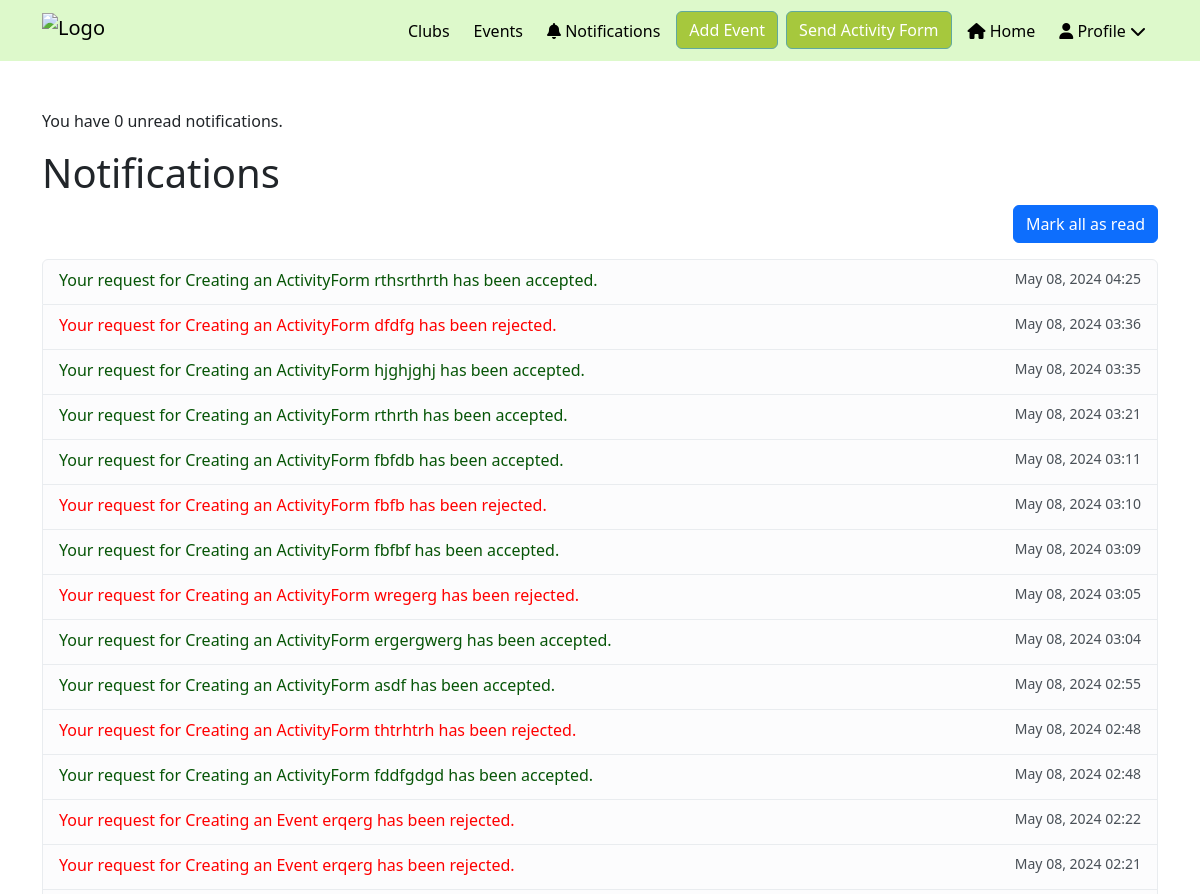
Before: /notifications/ (signed in, upper part) with the older database file.
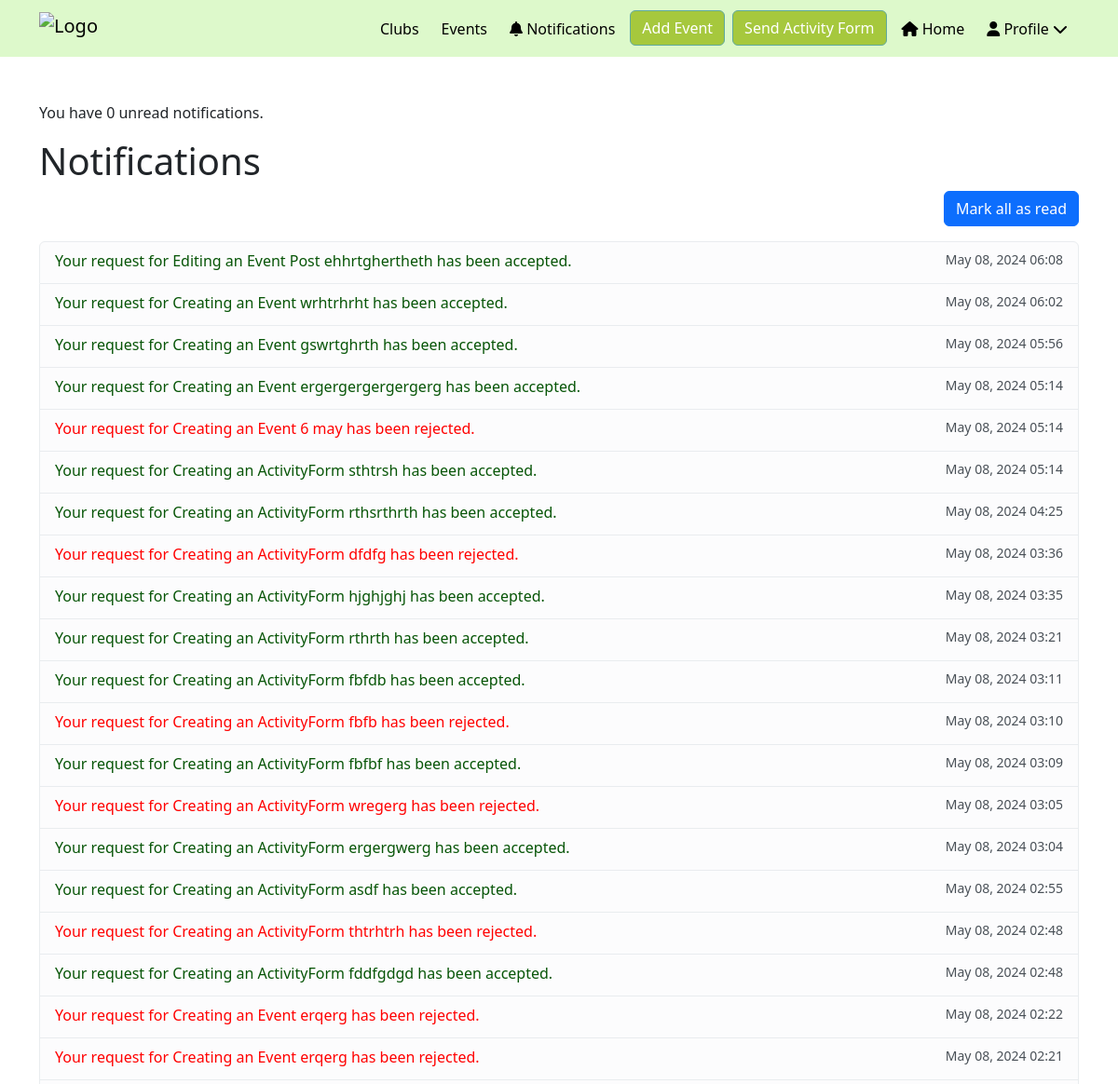
After: the same page with the newer database file.
### club_pages/models.py (models this page shows, shortened)
class Notification(models.Model):
    recipient = models.ForeignKey(settings.AUTH_USER_MODEL, on_delete=models.CASCADE, related_name='notifications', null=True, blank=True)
    message = models.TextField()
    read = models.BooleanField(default=False)
    created_at = models.DateTimeField(auto_now_add=True)

### club_pages/views.py (the view, shortened to what this page needs)
# urls.py: path("notifications/", NotificationListView.as_view(), name="notifications"),
class NotificationListView(ListView):
    model = Notification
    template_name = 'notifications.html'
    def get_queryset(self):
        return Notification.objects.filter(recipient=self.request.user).order_by('-created_at')

### club_pages/context_processors.py (called while the page is built)
def unread_notifications_count(request):
    if request.user.is_authenticated:
        count = Notification.objects.filter(recipient=request.user, read=False).count()
        return {'unread_notifications_count': count}
    return {'unread_notifications_count': 0}

### templates/notifications.html (shortened to what this page needs)
{% extends "base.html" %}
{% block content %}
<div class="container mt-5">
  <div>
    <p>You have {{ unread_notifications_count }} unread notifications.</p>
</div>
  <h1>Notifications</h1>
  <div class="d-flex justify-content-end mb-3">
    <form method="post" action="{% url 'notification_read_all' %}">
        <button type="submit" class="btn btn-primary">Mark all as read</button>
    </form>
  </div>
  <div class="list-group">
    {% for notification in object_list %}
    <a href="#" class="list-group-item list-group-item-action {% if not notification.read %}list-group-item-warning{% else %}list-group-item-light{% endif %}" aria-current="true">
      <div class="d-flex w-100 justify-content-between">
        <p class="mb-1 {% if 'accepted' in notification.message %}accepted{% elif 'rejected' in notification.message %}rejected{% endif %}">
          {{ notification.message }}
        </p>
        <small>{{ notification.created_at|date:"M d, Y H:i" }}</small>
      </div>
    </a>
    {% endfor %}
  </div>
</div>
{% endblock %}

Changed rows visible on the page:
added Notification: message "Your request for Editing an Event Post ehhrtghertheth has been accepted.", created_at "May 08, 2024 06:08"
added Notification: message "Your request for Creating an Event wrhtrhrht has been accepted.", created_at "May 08, 2024 06:02"
added Notification: message "Your request for Creating an Event gswrtghrth has been accepted.", created_at "May 08, 2024 05:56"
added Notification: message "Your request for Creating an Event ergergergergergerg has been accepted.", created_at "May 08, 2024 05:14"
added Notification: message "Your request for Creating an Event 6 may has been rejected.", created_at "May 08, 2024 05:14"
added Notification: message "Your request for Creating an ActivityForm sthtrsh has been accepted.", created_at "May 08, 2024 05:14"
